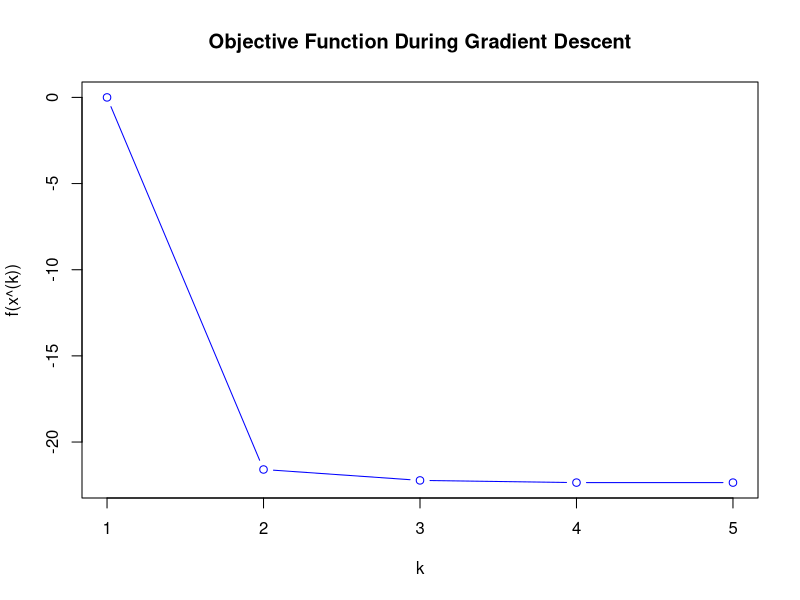
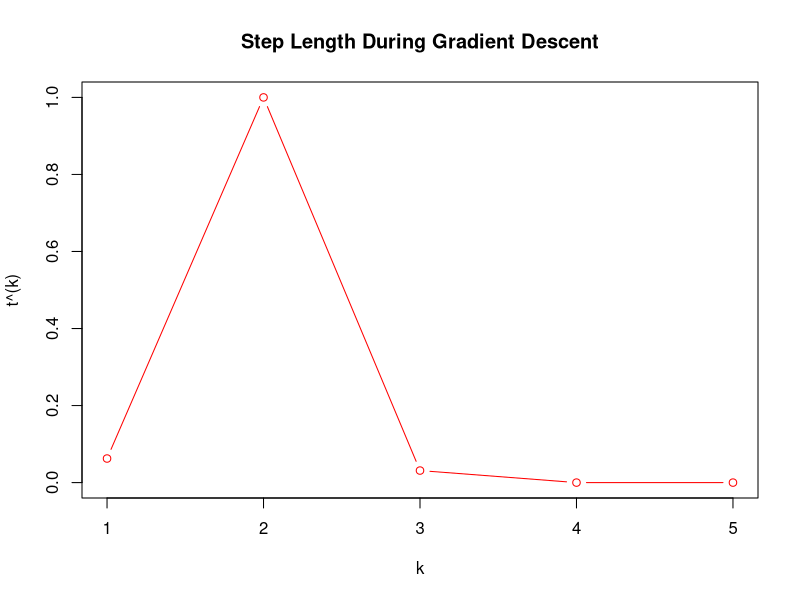
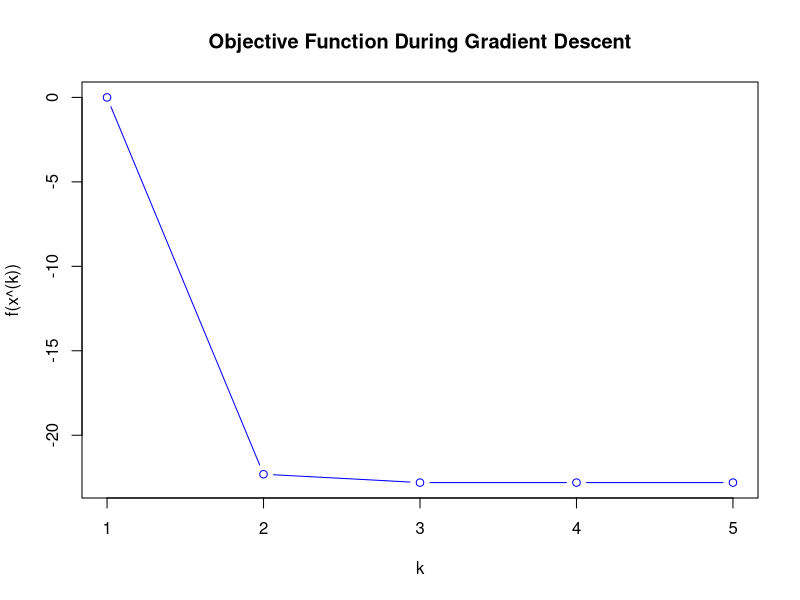
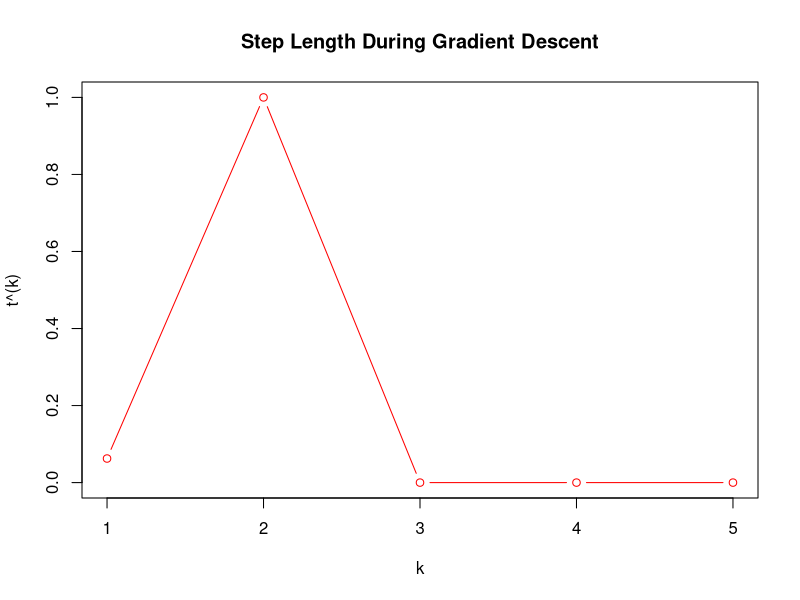
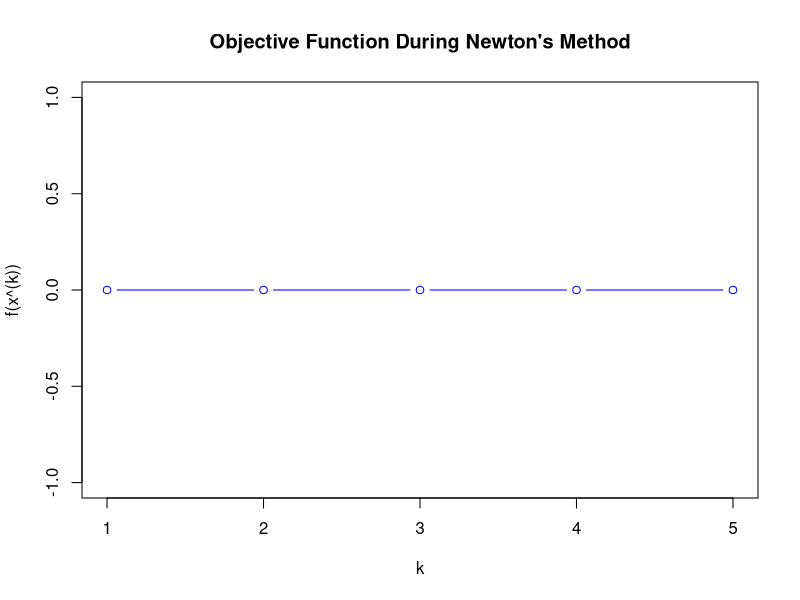
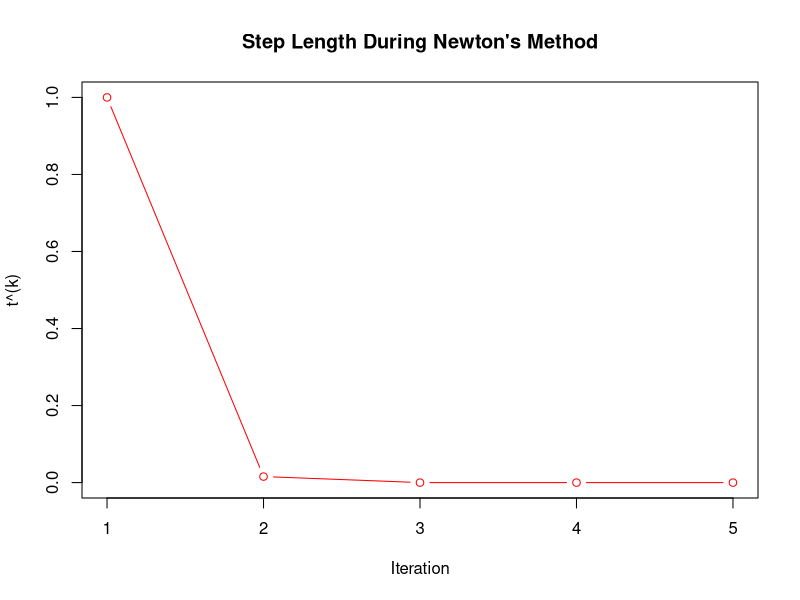
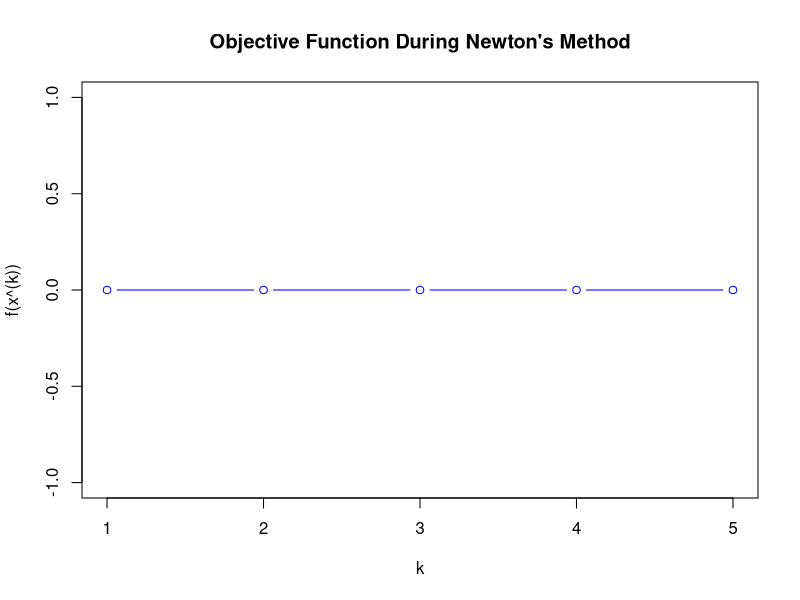
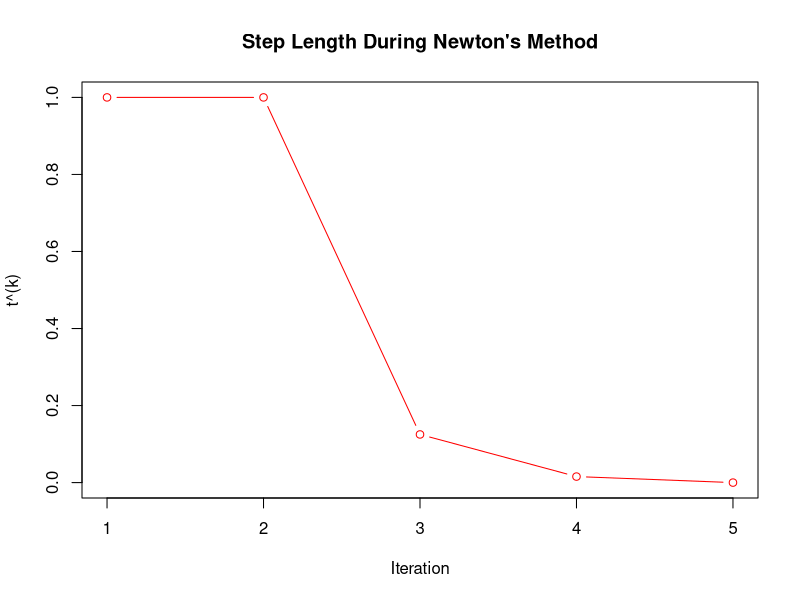

Write the R code that produced these figures, in order.
## ---- chunk 1
gamma <- 0.01
beta <- 0.5
max_i <- 5
eta <- 0.01

# size
m <- 20
n <- 10

# initialization
x <- rep(0, n) 
A <- matrix(runif(m * n), nrow = m)

Ax <- A %*% x

# storage
values <- numeric(max_i)
steplen <- numeric(max_i)
n_i <- numeric(max_i)

# defination of function
f <- function(x, Ax) {
  -sum(log(1 - Ax)) - sum(log(1 + x)) - sum(log(1 - x))
}

gradient <- function(x, Ax, A) {
  t(A) %*% (1 / (1 - Ax)) - 1 / (1 + x) - 1 / (1 - x)
}

# for loop
for (i in 1:max_i) {
  # f(x)
  val <- f(x, Ax)
  
  # Df(x)
  grad <- gradient(x, Ax, A)
  
  # store iteration values
  n_i[i] <- i
  values[i] <- val
  
  # stop statement: ||Df(x)||_2 \leq \eta
  if (is.infinite(norm(grad, type = "2")) || is.na(norm(grad, type = "2"))) {
    break
  } else if (norm(grad, type = "2") < eta) {
    values <- values[1:i]  
    n_i <- n_i[1:i]
    break
  }
  
  # direction of gradient method
  v <- -grad
  
  # backtracking line search: loop for t
  t <- 1
  
  while (max(A %*% (x + t * v)) >= 1 || max(x + t * v) >= 1 || min(x + t * v) <= -1) {
    t <- beta * t
  }
  
  # Ensure to update Ax only once per iteration
  new_x <- x + t * v
  new_Ax <- A %*% new_x
  
  # Corrected position of the while loop condition check
  while (f(new_x, new_Ax) > val + gamma * t * crossprod(grad, v)) {
    t <- beta * t
    new_x <- x + t * v
    new_Ax <- A %*% new_x
  }
  
  # iteration
  x <- new_x
  Ax <- new_Ax
  
  # store iteration step length
  steplen[i] <- t
  
  # Corrected progress message variable
  cat("i:", i, "Value:", val,"Step Length:", t, "\n")
}


plot(values, type = 'b', col = 'blue', xlab = 'k', ylab = 'f(x^(k))', main = 'Objective Function During Gradient Descent')


plot(steplen, type = 'b', col = 'red', xlab = 'k', ylab = 't^(k)', main = 'Step Length During Gradient Descent')


## ---- chunk 2
# different size
gamma <- 0.01
beta <- 0.5
max_i <- 5
eta <- 0.01

# size
m <- 20
n <- 10

# initialization
x <- rep(0, n) 
A <- matrix(runif(m * n), nrow = m)

Ax <- A %*% x

# storage
values <- numeric(max_i)
steplen <- numeric(max_i)

# defination of function
f <- function(x, Ax) {
  -sum(log(1 - Ax)) - sum(log(1 + x)) - sum(log(1 - x))
}

gradient <- function(x, Ax, A) {
  t(A) %*% (1 / (1 - Ax)) - 1 / (1 + x) - 1 / (1 - x)
}

# for loop
for (i in 1:max_i) {
  # f(x)
  val <- f(x, Ax)
  
  # Df(x)
  grad <- gradient(x, Ax, A)
  
  # store iteration values
  values[i] <- val
  
  # stop statement: ||Df(x)||_2 \leq \eta
  if (is.infinite(norm(grad, type = "2")) || is.na(norm(grad, type = "2"))) {
    break
  } else if (norm(grad, type = "2") < eta) {
    values <- values[1:i]  
    n_i <- n_i[1:i]
    break
  }
  
  # direction of gradient method
  v <- -grad
  
  # backtracking line search: loop for t
  t <- 1
  
  while (max(A %*% (x + t * v)) >= 1 || max(x + t * v) >= 1 || min(x + t * v) <= -1) {
    t <- beta * t
  }
  
  # Ensure to update Ax only once per iteration
  new_x <- x + t * v
  new_Ax <- A %*% new_x
  
  # Corrected position of the while loop condition check
  while (f(new_x, new_Ax) > val + gamma * t * crossprod(grad, v)) {
    t <- beta * t
    new_x <- x + t * v
    new_Ax <- A %*% new_x
  }
  
  # iteration
  x <- new_x
  Ax <- new_Ax
  
  # store iteration step length
  steplen[i] <- t
  
  # Corrected progress message variable
  cat("i:", i, "Value:", val,"Step Length:", t, "\n")
}


plot(values, type = 'b', col = 'blue', xlab = 'k', ylab = 'f(x^(k))', main = 'Objective Function During Gradient Descent')


plot(steplen, type = 'b', col = 'red', xlab = 'k', ylab = 't^(k)', main = 'Step Length During Gradient Descent')
## ---- chunk 3
gamma <- 0.01
beta <- 0.5
max_i <- 5
eta <- 0.01

# size
m <- 10
n <- 10

# initialization
x <- rep(0, n) 
A <- matrix(runif(m * n), nrow = m)

Ax <- A %*% x

# defination of function
f <- function(x, Ax) {
  -sum(log(1 - Ax)) - sum(log(1 + x)) - sum(log(1 - x))
}

gradient <- function(x, Ax, A) {
  t(A) %*% (1 / (1 - Ax)) - 1 / (1 + x) - 1 / (1 - x)
}

hess <- function(x, Ax, A) {
  d <- 1 / ((1 - Ax)^2)
  diag_d <- diag(as.vector(d))
  H <- t(A) %*% diag_d %*% A + diag(1 / ((1 + x)^2)) + diag(1 / ((1 - x)^2))
  return(H)
}


# storage
values <- numeric(max_i)
steplen <- numeric(max_i)


# for loop
for (i in 1:max_i) {
  Ax <- A %*% x
  # f(x)
  val <- f(x, Ax)
  
  # Df(x)
  grad <- gradient(x, Ax, A)

  # Hessian
  H <- hess(x, Ax, A)
  
  # v and <t,v>
  v <- solve(H, -grad)
  fprime <- t(grad) %*% v
  
  # stop statement: \lambda_2
  if (abs(fprime) < eta) {
    break
  }
  
  # backtracking line search: loop for t
  t <- 1
  while (max(A %*% (x + t * v)) >= 1 || max(x + t * v) >= 1 || min(x + t * v) <= -1) {
    t <- beta * t
  }
  
  new_x <- x + t * v
  new_Ax <- A %*% new_x
  
  while (f(new_x, new_Ax) > val + gamma * t * fprime) {
    t <- beta * t
    new_x <- x + t * v
    new_Ax <- A %*% new_x
  }
  
  # iteration
  x <- new_x
  Ax <- new_Ax
  
  # store iteration step length
  steplen[i] <- t
  
  cat("i:", i, "Value:", val, "Step Length:", t, "\n")
}

# Plotting
plot(values, type = 'b', col = 'blue', xlab = 'k', ylab = 'f(x^(k))', main = 'Objective Function During Newton\'s Method')
plot(steplen, type = 'b', col = 'red', xlab = 'Iteration', ylab = 't^(k)', main = 'Step Length During Newton\'s Method')
## ---- chunk 4
gamma <- 0.01
beta <- 0.5
max_i <- 5
eta <- 0.01

# size
m <- 200
n <- 100

# initialization
x <- rep(0, n) 
A <- matrix(runif(m * n), nrow = m)

Ax <- A %*% x

# defination of function
f <- function(x, Ax) {
  -sum(log(1 - Ax)) - sum(log(1 + x)) - sum(log(1 - x))
}

gradient <- function(x, Ax, A) {
  t(A) %*% (1 / (1 - Ax)) - 1 / (1 + x) - 1 / (1 - x)
}

hess <- function(x, Ax, A) {
  d <- 1 / ((1 - Ax)^2)
  diag_d <- diag(as.vector(d))
  H <- t(A) %*% diag_d %*% A + diag(1 / ((1 + x)^2)) + diag(1 / ((1 - x)^2))
  return(H)
}


# storage
values <- numeric(max_i)
steplen <- numeric(max_i)


# for loop
for (i in 1:max_i) {
  Ax <- A %*% x
  # f(x)
  val <- f(x, Ax)
  
  # Df(x)
  grad <- gradient(x, Ax, A)

  # Hessian
  H <- hess(x, Ax, A)
  
  # v and <t,v>
  v <- solve(H, -grad)
  fprime <- t(grad) %*% v
  
  # stop statement: \lambda_2
  if (abs(fprime) < eta) {
    break
  }
  
  # backtracking line search: loop for t
  t <- 1
  while (max(A %*% (x + t * v)) >= 1 || max(x + t * v) >= 1 || min(x + t * v) <= -1) {
    t <- beta * t
  }
  
  new_x <- x + t * v
  new_Ax <- A %*% new_x
  
  while (f(new_x, new_Ax) > val + gamma * t * fprime) {
    t <- beta * t
    new_x <- x + t * v
    new_Ax <- A %*% new_x
  }
  
  # iteration
  x <- new_x
  Ax <- new_Ax
  
  # store iteration step length
  steplen[i] <- t
  
  cat("i:", i, "Value:", val, "Step Length:", t, "\n")
}

# Plotting
plot(values, type = 'b', col = 'blue', xlab = 'k', ylab = 'f(x^(k))', main = 'Objective Function During Newton\'s Method')
plot(steplen, type = 'b', col = 'red', xlab = 'Iteration', ylab = 't^(k)', main = 'Step Length During Newton\'s Method')
## ---- chunk 5
gamma <- 0.01
beta <- 0.5
max_i <- 5
eta <- 0.01
N=2

# size
m <- 10
n <- 10

# initialization
x <- rep(0, n) 
A <- matrix(runif(m * n), nrow = m)

Ax <- A %*% x

# defination of function
f <- function(x, Ax) {
  -sum(log(1 - Ax)) - sum(log(1 + x)) - sum(log(1 - x))
}

gradient <- function(x, Ax, A) {
  t(A) %*% (1 / (1 - Ax)) - 1 / (1 + x) - 1 / (1 - x)
}

hess <- function(x, Ax, A) {
  d <- 1 / ((1 - Ax)^2)
  diag_d <- diag(as.vector(d))
  H <- t(A) %*% diag_d %*% A + diag(1 / ((1 + x)^2)) + diag(1 / ((1 - x)^2))
  return(H)
}


# storage
values <- numeric(max_i)
steplen <- numeric(max_i)
hessian_counter <- N

# for loop
for (i in 1:max_i) {
  Ax <- A %*% x
  # f(x)
  val <- f(x, Ax)
  
  # Df(x)
  grad <- gradient(x, Ax, A)

  # Hessian
  if (hessian_counter >= N) {
    H <- hess(x, Ax, A)
    hessian_counter <- 0 
  }
  
  # v and <t,v>
  v <- solve(H, -grad)
  fprime <- t(grad) %*% v
  
  # stop statement: \lambda_2
  if (abs(fprime) < eta) {
    break
  }
  
  # backtracking line search: loop for t
  t <- 1
  while (max(A %*% (x + t * v)) >= 1 || max(x + t * v) >= 1 || min(x + t * v) <= -1) {
    t <- beta * t
  }
  
  new_x <- x + t * v
  new_Ax <- A %*% new_x
  
  while (f(new_x, new_Ax) > val + gamma * t * fprime) {
    t <- beta * t
    new_x <- x + t * v
    new_Ax <- A %*% new_x
  }
  
  # iteration
  x <- new_x
  Ax <- new_Ax
  
  # store iteration step length
  steplen[i] <- t

  # Update Hessian counter
  hessian_counter <- hessian_counter + 1

  cat("i:", i, "Value:", val, "Step Length:", t, "\n")
}

# Plotting
plot(values, type = 'b', col = 'blue', xlab = 'k', ylab = 'f(x^(k))', main = 'Objective Function During Newton\'s Method')
plot(steplen, type = 'b', col = 'red', xlab = 'k', ylab = 't^(k)', main = 'Step Length During Newton\'s Method')
## ---- chunk 6
gamma <- 0.01
beta <- 0.5
max_i <- 5
eta <- 0.01
N=2

# size
m <- 10
n <- 10

# initialization
x <- rep(0, n) 
A <- matrix(runif(m * n), nrow = m)

Ax <- A %*% x

# defination of function
f <- function(x, Ax) {
  -sum(log(1 - Ax)) - sum(log(1 + x)) - sum(log(1 - x))
}

gradient <- function(x, Ax, A) {
  t(A) %*% (1 / (1 - Ax)) - 1 / (1 + x) - 1 / (1 - x)
}

# Modified
hess_diag <- function(x, Ax, A) {
  d <- 1 / ((1 - Ax)^2)
  # Diagonal Hessian approximation
  diag_H <- 1 / ((1 - x)^2) + 1 / ((1 + x)^2) + (t(A) * A) %*% d
  H_diag <- diag(diag(diag_H))
  return(H_diag)
}


# storage
values <- numeric(max_i)
steplen <- numeric(max_i)

# for loop
for (i in 1:max_i) {
  Ax <- A %*% x
  # f(x)
  val <- f(x, Ax)
  
  # Df(x)
  grad <- gradient(x, Ax, A)

  # Hessian diagonal approximation
  H_diag <- hess_diag(x, Ax, A)
  
  # Inverse of diag_H approximation
  H_inv <- 1 / diag(H_diag)

  # v and <t,v>
  v <- H_inv * (-grad)
  fprime <- sum(grad * v)
  
  # stop statement: \lambda^2 / 2
  if (abs(fprime / 2) < eta) {
    break
  }
  
  # backtracking line search: loop for t
  t <- 1
  while (max(A %*% (x + t * v)) >= 1 || max(x + t * v) >= 1 || min(x + t * v) <= -1) {
    t <- beta * t
  }
  
  new_x <- x + t * v
  new_Ax <- A %*% new_x
  
  while (f(new_x, new_Ax) > val + gamma * t * fprime) {
    t <- beta * t
    new_x <- x + t * v
    new_Ax <- A %*% new_x
  }
  
  # iteration
  x <- new_x
  Ax <- new_Ax
  
  # store iteration step length
  steplen[i] <- t
  
  cat("i:", i, "Value:", val, "Step Length:", t, "\n")
}

# Plotting
plot(values, type = 'b', col = 'blue', xlab = 'k', ylab = 'f(x^(k))', main = 'Objective Function During Newton\'s Method')
plot(steplen, type = 'b', col = 'red', xlab = 'k', ylab = 't^(k)', main = 'Step Length During Newton\'s Method')
